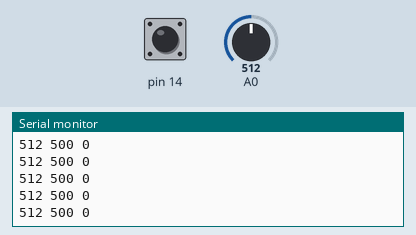
The sketch below on a simulated Arduino Uno, built with avr-gcc and run on an emulated ATmega328P. Shown: the last lines printed to the serial monitor. Inputs (shaded band) come from the test bench; at power-on: A0 = 512, pin 14 HIGH.

Above: at 1.2 s.
1.3 s: A0 set to 716
At 1.33 s:
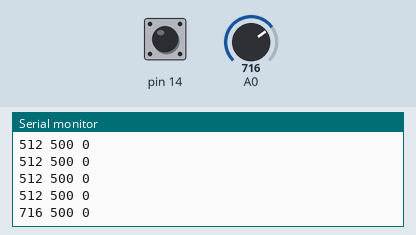
2.8 s: A0 set to 900
At 2.8 s:
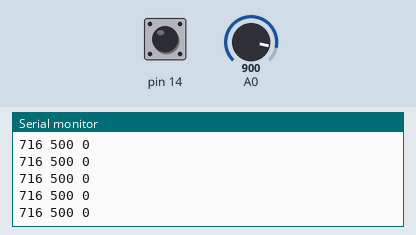
Timing chart, 0 to 5.8 s (numbered marks = the images above; inputs shaded):
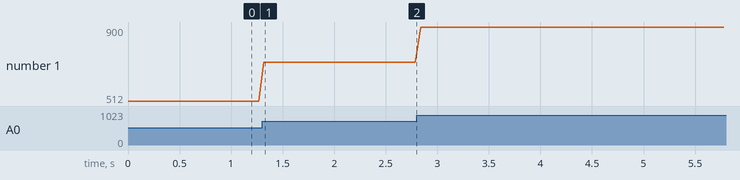

The sketch:

Detect_Connection.pde
```cpp
void setup()
{
  Serial.begin(115200);
  pinMode(14,INPUT);
  digitalWrite(14,HIGH);
}

void loop()
{
  Serial.print(analogRead(0));
  Serial.print(" ");
  Serial.print(isConnected()?500:0);
  Serial.print(" ");
  Serial.print(0);
  Serial.print(" ");
  Serial.println();
  delay(50);
}

boolean isConnected(void)
{
  int count = 0;
  // mettre à zéro
  pinMode(14,OUTPUT);
  digitalWrite(14,LOW);
  pinMode(14,INPUT);
  digitalWrite(14,HIGH);
  while (digitalRead(14) != HIGH) {
    count++;
    if (count > 10) return true;
  }
  return analogRead(0) != 1023 || count != 0;
}
```

Measured:
- after the input at 1.3 s, the serial monitor: prints a new line at once (image 1)
- plotted number 1: 512 → 716 after the input at 1.3 s, 716 → 900 after the input at 2.8 s
